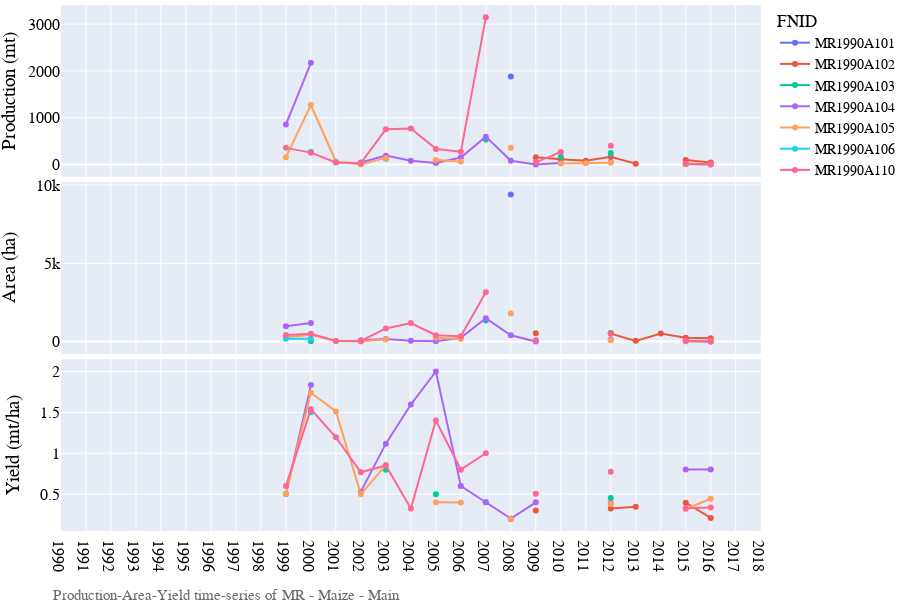
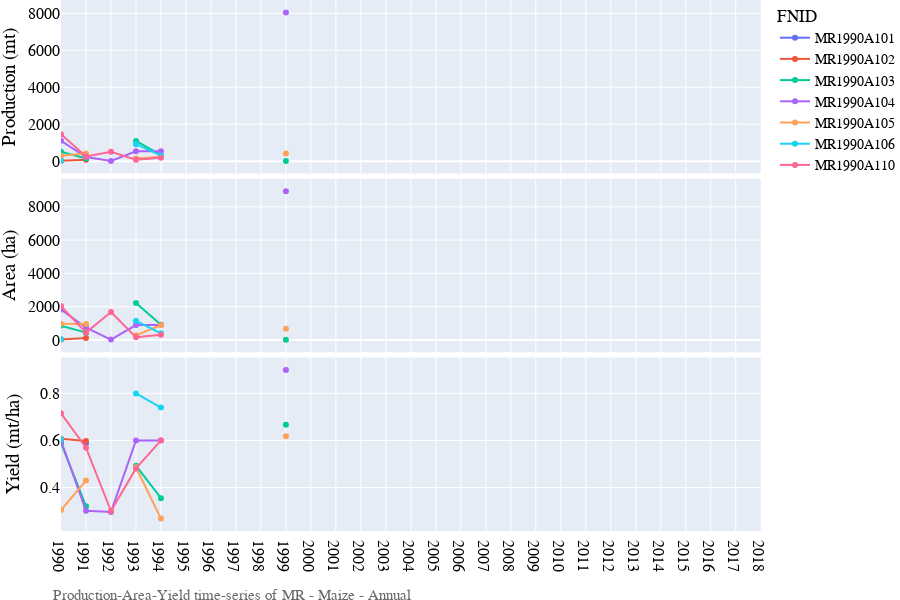
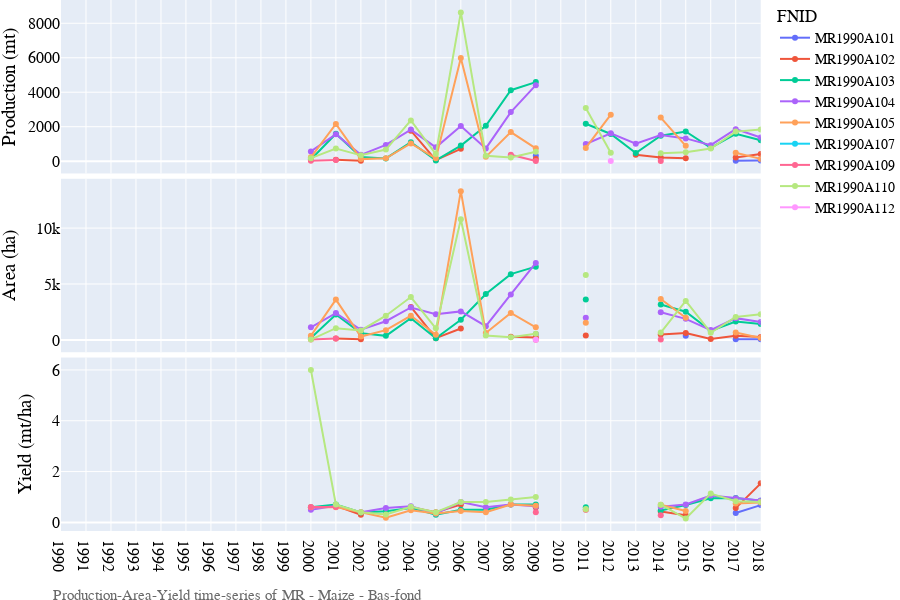
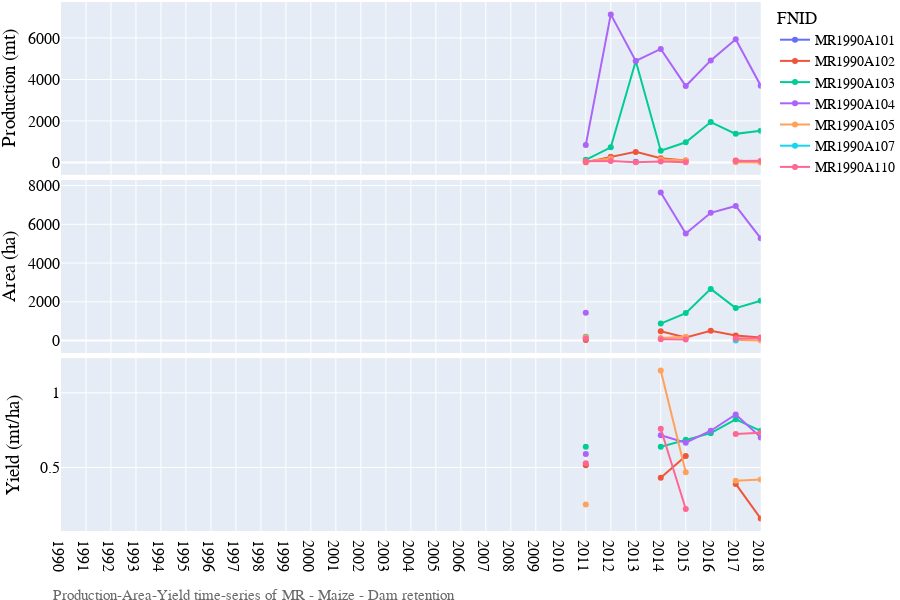

Here is the notebook cell these charts were saved with, in order:
### Code cell
# Lineplot of Production-Area-Yield time-series
country_iso, country_name = 'MR', 'Mauritania'
df = pd.read_csv('../data/crop/adm_crop_production_%s.csv' % country_iso, index_col=0)
df['year'] = df['harvest_year']
product_season = [
    ['Maize','Main'],
    ['Maize','Annual'],
    ['Maize','Bas-fond'],
    ['Maize','Dam retention'],
    ['Maize', 'Walo'],
    ['Millet','Annual'],
    ['Millet','Main'],
    ['Rice','Walo'],
    ['Rice','Main'],
    ['Rice','Bas-fond'],
    ['Rice','Dam retention'],
    ['Rice','Hot off-season'],
    ['Sorghum','Walo'],
    ['Sorghum','Main'],
    ['Sorghum','Bas-fond'],
    ['Sorghum','Dam retention'],
    ['Sorghum','Annual'],
    ['Wheat','Bas-fond'],
    ['Wheat','Cold off-season'],
    ['Wheat','Dam retention']
]
for product_name, season_name in product_season:
    footnote = 'Production-Area-Yield time-series of %s - %s - %s' % (country_iso, product_name, season_name)
    fn_save = '../figures/%s_line_pay_%s_%s.png' % (country_iso, product_name, season_name)
    sub = df[(df['product'] == product_name) & (df['season_name'] == season_name)]
    fig = PlotLinePAY(sub, year, footnote, fn_save)
    fig.show()
